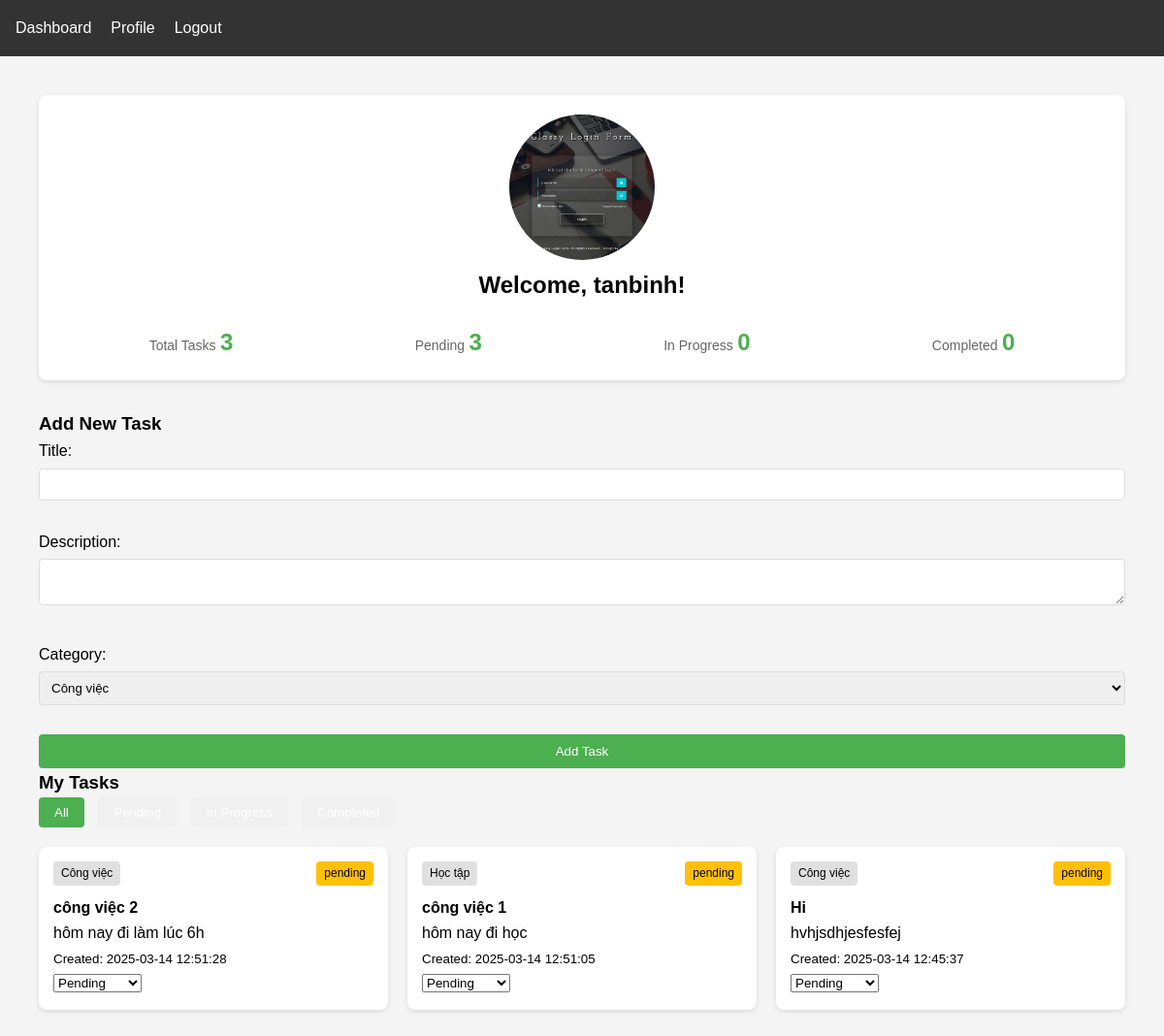
Before: /user/dashboard (signed in) with the older database file.
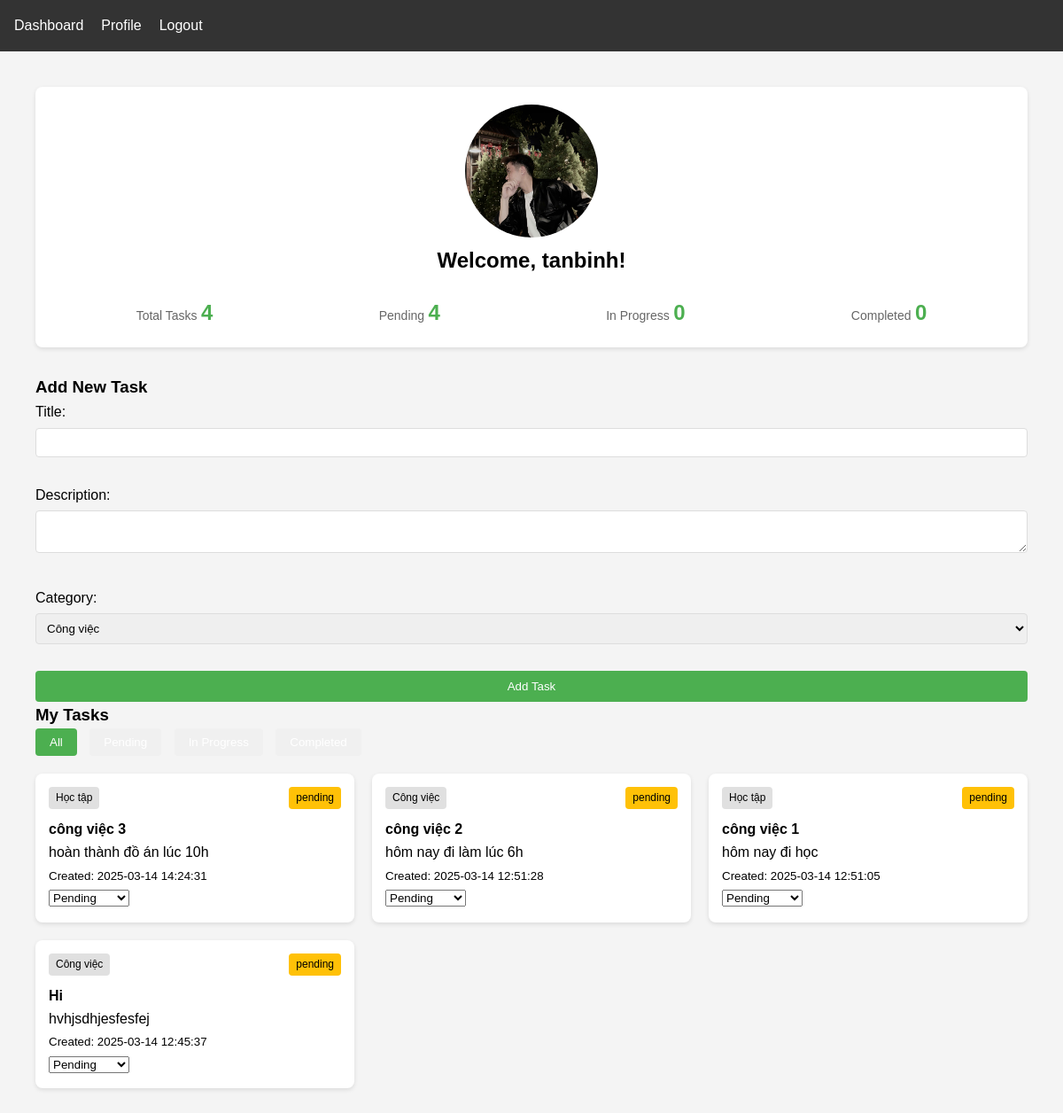
After: the same page with the newer database file.
### tables this page shows
CREATE TABLE users (
        id INTEGER PRIMARY KEY AUTOINCREMENT,
        username VARCHAR(80) NOT NULL UNIQUE,
        password VARCHAR(120) NOT NULL,
        avatar VARCHAR(200),
        is_admin BOOLEAN DEFAULT 0,
        is_active BOOLEAN DEFAULT 1,
        created_at TIMESTAMP DEFAULT CURRENT_TIMESTAMP
    );

CREATE TABLE tasks (
        id INTEGER PRIMARY KEY AUTOINCREMENT,
        title VARCHAR(100) NOT NULL,
        description TEXT,
        status VARCHAR(20) DEFAULT 'pending',
        created_at TIMESTAMP DEFAULT CURRENT_TIMESTAMP,
        finished_at TIMESTAMP,
        user_id INTEGER,
        category_id INTEGER,
        FOREIGN KEY (user_id) REFERENCES users(id),
        FOREIGN KEY (category_id) REFERENCES categories(id)
    );

CREATE TABLE categories (
        id INTEGER PRIMARY KEY AUTOINCREMENT,
        name VARCHAR(50) NOT NULL,
        description TEXT,
        created_at TIMESTAMP DEFAULT CURRENT_TIMESTAMP
    );

### app.py (the view)
@app.route('/user/dashboard')
def user_dashboard():
    if 'user_id' not in session:
        return redirect(url_for('login'))
    if session.get('is_admin'):
        return redirect(url_for('admin_dashboard'))
    db = get_db()
    user_id = session['user_id']
    user = db.execute('SELECT * FROM users WHERE id = ?', (user_id,)).fetchone()
    tasks = db.execute('''
        SELECT t.*, c.name as category_name
        FROM tasks t
        LEFT JOIN categories c ON t.category_id = c.id
        WHERE t.user_id = ?
        ORDER BY t.created_at DESC
    ''', (user_id,)).fetchall()
    categories = db.execute('SELECT * FROM categories').fetchall()
    task_stats = {
        'total': len(tasks),
        'pending': len([t for t in tasks if t['status'] == 'pending']),
        'in_progress': len([t for t in tasks if t['status'] == 'in_progress']),
        'completed': len([t for t in tasks if t['status'] == 'completed'])
    }
    return render_template('user/dashboard.html',
                         user=user,
                         tasks=tasks,
                         categories=categories,
                         task_stats=task_stats)

### app.py (called while the page is built)
def get_db():
    db = sqlite3.connect(DATABASE)
    db.row_factory = sqlite3.Row
    db.execute('PRAGMA foreign_keys = ON')
    return db

### templates/user/dashboard.html (shortened to what this page needs)
{% extends "base.html" %}
{% block content %}
<div class="user-dashboard">
    <div class="profile-section">
        <div class="profile-card">
            {% if user.avatar %}
                <img src="{{ url_for('static', filename='uploads/avatars/' + user.avatar) }}"
                     class="avatar" alt="Avatar">
            {% endif %}
            <h2>Welcome, {{ user.username }}!</h2>
            <div class="task-stats">
                <div class="stat-item">
                    <span class="stat-label">Total Tasks</span>
                    <span class="stat-value">{{ task_stats.total }}</span>
                </div>
                <div class="stat-item">
                    <span class="stat-label">Pending</span>
                    <span class="stat-value">{{ task_stats.pending }}</span>
                </div>
                <div class="stat-item">
                    <span class="stat-label">In Progress</span>
                    <span class="stat-value">{{ task_stats.in_progress }}</span>
                </div>
                <div class="stat-item">
                    <span class="stat-label">Completed</span>
                    <span class="stat-value">{{ task_stats.completed }}</span>
                </div>
            </div>
        </div>
    </div>
    <div class="add-task-section">
        <h3>Add New Task</h3>
        <form method="POST" action="{{ url_for('add_task') }}" class="task-form">
            <div class="form-group">
                <label for="title">Title:</label>
                <input type="text" id="title" name="title" required>
            </div>
            <div class="form-group">
                <label for="description">Description:</label>
                <textarea id="description" name="description"></textarea>
            </div>
            <div class="form-group">
                <label for="category">Category:</label>
                <select id="category" name="category_id" required>
                    {% for category in categories %}
                        <option value="{{ category.id }}">{{ category.name }}</option>
                    {% endfor %}
                </select>
            </div>
            <button type="submit" class="btn btn-primary">Add Task</button>
        </form>
    </div>
    <div class="tasks-section">
        <h3>My Tasks</h3>
        <div class="task-filters">
            <button class="filter-btn active" data-filter="all">All</button>
            <button class="filter-btn" data-filter="pending">Pending</button>
            <button class="filter-btn" data-filter="in_progress">In Progress</button>
            <button class="filter-btn" data-filter="completed">Completed</button>
        </div>
        <div class="task-cards">
            {% for task in tasks %}
            <div class="task-card" data-status="{{ task.status }}">
                <div class="task-header">
                    <span class="category-badge">{{ task.category_name }}</span>
                    <span class="status-badge {{ task.status }}">{{ task.status }}</span>
                </div>
                <h4>{{ task.title }}</h4>
                <p>{{ task.description }}</p>
                <div class="task-dates">
                    <small>Created: {{ task.created_at }}</small>
                </div>
                <form method="POST" action="{{ url_for('update_task', task_id=task.id) }}"
                      class="status-form">
                    <select name="status" onchange="this.form.submit()">
                        <option value="pending" {% if task.status == 'pending' %}selected{% endif %}>
                            Pending
                        </option>
                    </select>
                </form>
            </div>
            {% endfor %}
        </div>
    </div>
</div>
{% endblock %}

### templates/base.html (shortened to what this page needs)
<!DOCTYPE html>
<html lang="vi">
<head>
    <link rel="stylesheet" href="{{ url_for('static', filename='css/style.css') }}">
</head>
<body>
    <nav class="navbar">
        {% if 'user_id' in session %}
            <div class="nav-links">
                {% if session.get('is_admin') %}
                    <a href="{{ url_for('admin_dashboard') }}">Dashboard</a>
                {% else %}
                    <a href="{{ url_for('user_dashboard') }}">Dashboard</a>
                {% endif %}
                <a href="{{ url_for('profile') }}">Profile</a>
                <a href="{{ url_for('logout') }}">Logout</a>
            </div>
        {% endif %}
    </nav>
    <div class="container">
        {% block content %}{% endblock %}
    </div>
</body>
</html>

### static/css/style.css (style rules this page uses)
* { margin: 0; padding: 0; box-sizing: border-box; }
body { font-family: Arial, sans-serif; line-height: 1.6; background-color: #f4f4f4; }
.container { max-width: 1200px; margin: 0 auto; padding: 20px; }
.navbar { background-color: #333; padding: 1rem; color: white; }
.nav-links { display: flex; gap: 20px; }
.nav-links a { color: white; text-decoration: none; }
.form-group { margin-bottom: 15px; }
.form-group label { display: block; margin-bottom: 5px; }
.form-group input, .form-group textarea, .form-group select { width: 100%; padding: 8px; border: 1px solid #ddd; border-radius: 4px; }
button, .btn { background-color: #4CAF50; color: white; padding: 10px 20px; border: none; border-radius: 4px; cursor: pointer; transition: background 0.3s; }
.task-cards { display: grid; grid-template-columns: repeat(auto-fill, minmax(300px, 1fr)); gap: 20px; margin-top: 20px; }
.task-card { background: white; padding: 15px; border-radius: 8px; box-shadow: 0 2px 5px rgba(0,0,0,0.1); }
.task-header { display: flex; justify-content: space-between; margin-bottom: 10px; }
.category-badge, .status-badge { padding: 3px 8px; border-radius: 4px; font-size: 12px; }
.category-badge { background: #e0e0e0; }
.status-badge.pending { background: #ffc107; }
.avatar { width: 150px; height: 150px; border-radius: 50%; object-fit: cover; }
.auth-container, .profile-card, .stat-card { background: white; padding: 20px; border-radius: 8px; box-shadow: 0 2px 5px rgba(0,0,0,0.1); margin-bottom: 30px; text-align: center; }
.auth-form, .task-form { display: flex; flex-direction: column; gap: 15px; }
.user-dashboard { max-width: 1200px; margin: auto; padding: 20px; }
.task-stats { display: flex; justify-content: space-around; margin-top: 20px; }
.stat-item { text-align: center; }
.stat-label { font-size: 14px; color: #666; }
.stat-value { font-size: 24px; color: #4CAF50; font-weight: bold; }
.task-filters { margin-bottom: 20px; }
.filter-btn { background: #f0f0f0; padding: 8px 16px; margin-right: 10px; border-radius: 4px; cursor: pointer; }
.filter-btn.active { background: #4CAF50; color: white; }

Changed rows visible on the page:
changed users "tanbinh": avatar: a different picture
added tasks: category_name "Học tập", status "pending", title "công việc 3", description "hoàn thành đồ án lúc 10h", created_at "2025-03-14 14:24:31", status "Pending"
Other visible differences:
{{ task_stats.total }}: "3" → "4"
{{ task_stats.pending }}: "3" → "4"
